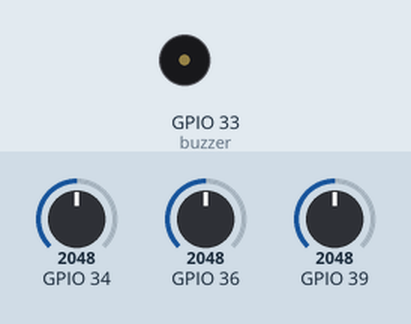
Recording of a sketch running on a simulated ESP32. Shown: buzzer (waves = sounding, pin HIGH). The test bench sets the inputs (shaded band); at power-on: GPIO 34 = 2048, GPIO 36 = 2048, GPIO 39 = 2048. WiFi joins after 1.5 s; servers stay silent unless stated; the local clock reads 2024-03-15 10:24:30 at power-on unless the sketch sets it; what the sketch prints to the serial monitor is not drawn.

Above: at 3.8 s.
At 9.5 s:
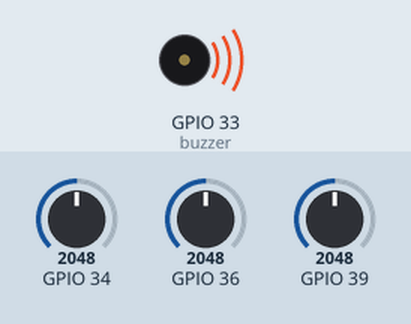
Timing chart, 0 to 11.6 s (numbered marks = the images above):
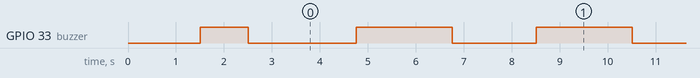

The sketch:

Piezo_Project.ino
```cpp
#include <WiFi.h>
#include <FirebaseESP32.h>
#include <Arduino.h>
FirebaseData firebaseData;
FirebaseData firebaseData1;
FirebaseData firebaseData2;
//char auth[] = "WS_mxfsveWdAUDRqeH8DxCVfXfEHJ6vv";
#define FIREBASE_HOST "piezo-project-default-rtdb.firebaseio.com"
#define FIREBASE_AUTH "8IAF9s6GhTjnGAZgZCOsfnyh1JEjVw9iigz2lvG1"
const char* ssid = "HF Electronotics 2.4Ghz"; //Wifi Name SSID
const char* password = "HF@007219"; //WIFI Passwor
#define buzzer 33
#include "time.h"
const char* ntpServer = "pool.ntp.org";
const long  gmtOffset_sec = 0;
const int   daylightOffset_sec = 18000;
void setup() {

  Serial.begin(9600);
   WiFi.begin(ssid, password);
     pinMode(buzzer, OUTPUT);

  Serial.print("Connecting");
  while (WiFi.status() != WL_CONNECTED) {
    Serial.print(".");
    delay(500);
  }
  Serial.println();
  Serial.print("Connected with IP: ");
  Serial.println(WiFi.localIP());
  digitalWrite(buzzer, HIGH);   // turn the LED on (HIGH is the voltage level)
  delay(1000);                       // wait for a second
  digitalWrite(buzzer, LOW);    // turn the LED off by making the voltage LOW
  Firebase.begin(FIREBASE_HOST, FIREBASE_AUTH);
  delay(500);
    configTime(gmtOffset_sec, daylightOffset_sec, ntpServer);

}

void loop() {
  //-------------------------------------------Time-Get------------------------------------------------
   struct tm timeinfo;
  if(!getLocalTime(&timeinfo)){
    Serial.println("Failed to obtain time");
    return;
  }

  char formattedTime[20]; // Define a character array to store the formatted time

  // Format the time and store it in the formattedTime array
  strftime(formattedTime, sizeof(formattedTime), "%b %d %Y %H:%M:%S", &timeinfo);

  // Print the formatted time
//  Serial.println(formattedTime);

    //-------------------------------------------------------------------------------------------------
  int sensorValue1 = analogRead(34);
Serial.print("Sensor Value1: ");
Serial.println(sensorValue1);
delay(1);

int sensorValue2 = analogRead(39);
Serial.print("Sensor Value2: ");
Serial.println(sensorValue2);
delay(1);

int sensorValue3 = analogRead(36);
Serial.print("Sensor Value3: ");
Serial.println(sensorValue3);
 Firebase.setInt(firebaseData,"/Room/Tile1/Sensor Value", sensorValue1);
  Firebase.setInt(firebaseData,"/Room/Tile2/Sensor Value", sensorValue2);
   Firebase.setInt(firebaseData,"/Room/Tile3/Sensor Value", sensorValue3);

  //----------------------------------------Tile_1------------------------------------------------------

      if(sensorValue1>0 && sensorValue1<2000){
     Firebase.setString(firebaseData,"/Room/Tile1/Detection", "NO");

      }
      if(sensorValue1>2000){
     Firebase.setString(firebaseData,"/Room/Tile1/Detection", "YES");
     delay(1000);
      Firebase.setString(firebaseData,"/Room/Tile1/Time", formattedTime);
      digitalWrite(buzzer, HIGH);
     delay(2000);
      digitalWrite(buzzer, LOW);
      sensorValue2=0;
      sensorValue3=0;

      }
      //-------------------------------------------------------------------------------------------------
       //----------------------------------------Tile_2------------------------------------------------------

      if(sensorValue2>0 && sensorValue2<2000){
     Firebase.setString(firebaseData,"/Room/Tile2/Detection", "NO");

      }
      if(sensorValue2>2000){
     Firebase.setString(firebaseData,"/Room/Tile2/Detection", "YES");
     delay(1000);
      Firebase.setString(firebaseData,"/Room/Tile2/Time", formattedTime);
      digitalWrite(buzzer, HIGH);
     delay(2000);
      digitalWrite(buzzer, LOW);
       sensorValue1=0;
      sensorValue3=0;

for (int i = 0; i < 2; i++) { // Loop 4 times
    digitalWrite(buzzer, HIGH); // Turn the buzzer on
    delay(500); // Wait for 500 milliseconds (half a second)
    digitalWrite(buzzer, LOW); // Turn the buzzer off
    delay(500); // Wait for 500 milliseconds (half a second)
  }

      }
      //-------------------------------------------------------------------------------------------------
       //----------------------------------------Tile_3------------------------------------------------------

      if(sensorValue3>0 && sensorValue3<2000){
     Firebase.setString(firebaseData,"/Room/Tile3/Detection", "NO");

      }
      if(sensorValue3>2000){
     Firebase.setString(firebaseData,"/Room/Tile3/Detection", "YES");
     delay(1000);
      Firebase.setString(firebaseData,"/Room/Tile3/Time", formattedTime);
        sensorValue1=0;
        sensorValue2=0;
      for (int i = 0; i < 3; i++) { // Loop 4 times
    digitalWrite(buzzer, HIGH); // Turn the buzzer on
    delay(500); // Wait for 500 milliseconds (half a second)
    digitalWrite(buzzer, LOW); // Turn the buzzer off
    delay(500); // Wait for 500 milliseconds (half a second)
  }

      }
      //-------------------------------------------------------------------------------------------------


}
```

Measured:
- by itself, GPIO 33 (buzzer): repeats every 3.8 s: HIGH 2.0 s, LOW 1.8 s
